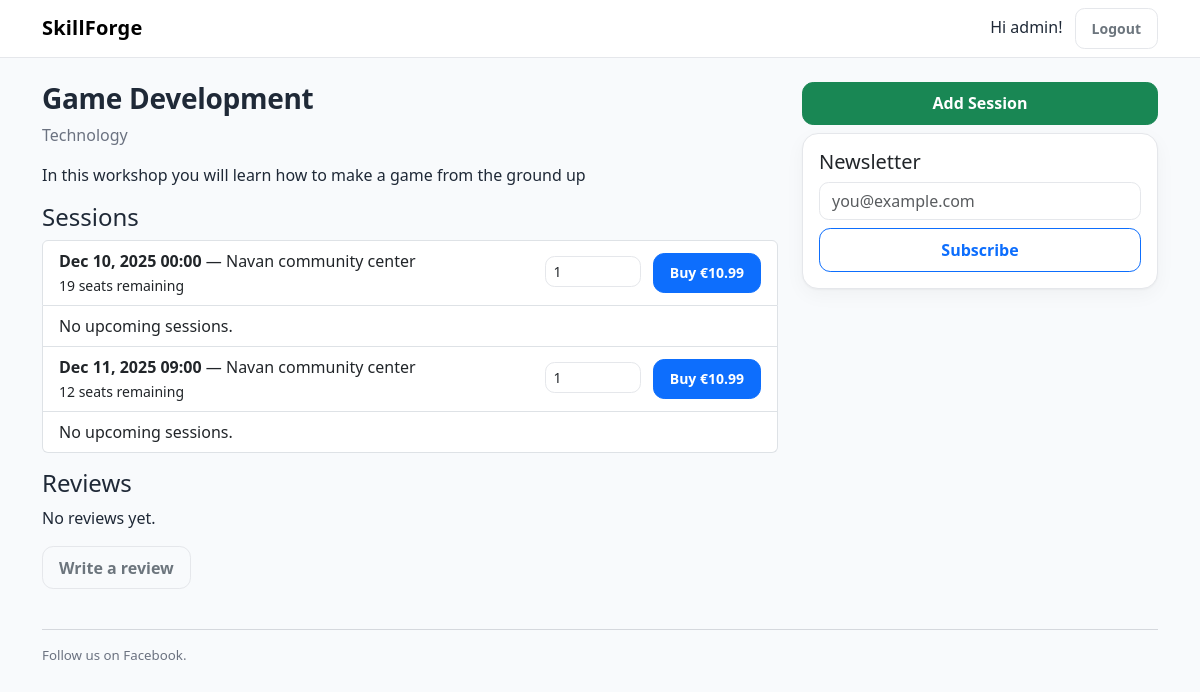
Page /w/game-development-1/ (signed in) on the committed database.
### workshops/models.py (models this page shows, shortened)
class Workshop(models.Model):
    category=models.ForeignKey(WorkshopCategory,on_delete=models.PROTECT,related_name="workshops")
    title=models.CharField(max_length=150)
    slug=models.SlugField(max_length=170, unique=True, blank=True)
    instructor=models.ForeignKey(Instructor,on_delete=models.PROTECT,related_name="workshops")
    short_description=models.CharField(max_length=200)
    description=models.TextField()
    base_price=models.DecimalField(max_digits=8, decimal_places=2, validators=[MinValueValidator(0)])
    image=models.ImageField(upload_to="workshops/", blank=True)
    is_active=models.BooleanField(default=True)
    created=models.DateTimeField(auto_now_add=True)
    class Meta: ordering=["-created"]

class WorkshopCategory(models.Model):
    name=models.CharField(max_length=80, unique=True)
    slug=models.SlugField(max_length=90, unique=True, blank=True)

class Session(models.Model):
    workshop=models.ForeignKey(Workshop,on_delete=models.CASCADE, related_name="sessions")
    starts_at=models.DateTimeField();
    ends_at=models.DateTimeField()
    capacity=models.PositiveIntegerField(default=12)
    seats_sold=models.PositiveIntegerField(default=0)
    location=models.CharField(max_length=180)
    @property
    def seats_remaining(self):
        return max(0, self.capacity - self.seats_sold)

### workshops/views.py (the view)
# urls.py: path("w/<slug:slug>/", views.detail, name="detail"),
def detail(request, slug):
    w = get_object_or_404(Workshop, slug=slug, is_active=True)
    return render(request, "workshops/detail.html", {"w": w, "sessions": w.sessions.order_by("starts_at"), "reviews": w.reviews.select_related("user")[:20]})

### templates/workshops/detail.html (shortened to what this page needs)
{% extends "base.html" %}
{% block content %}
<div class="row">
    <div class="col-md-8">
        <h2>{{ w.title }}</h2>
        <p class="text-muted">{{ w.category.name }}</p>
        <p>{{ w.description }}</p>
        <h4>Sessions</h4>
        <ul class="list-group mb-3">{% for s in sessions %}
            <li class="list-group-item d-flex justify-content-between align-items-center">
                <div>
                    <div><strong>{{ s.starts_at|date:"M d, Y H:i" }}</strong> — {{ s.location }}</div>
                    <small>{{ s.seats_remaining }} seats remaining</small>
                </div>
                <form method="post" action="{% url 'checkout:start' s.id %}">{% csrf_token %}
                    <input type="number" name="quantity" value="1" min="1" max="{{ s.seats_remaining }}"
                        class="form-control form-control-sm d-inline-block" style="width:6rem">
                    <button class="btn btn-primary btn-sm ms-2" {% if s.seats_remaining == 0 %}disabled{% endif %}>Buy
                        €{{ w.base_price }}</button>
                </form>
            </li>
            <li class="list-group-item">No upcoming sessions.</li>{% endfor %}
        </ul>
        <h4>Reviews</h4>
        <p>No reviews yet.</p>
        {% if user.is_authenticated %}
        <a class="btn btn-outline-secondary" href="{% url 'workshops:add_review' w.slug %}">Write a review</a>
        {% else %}<p><a href="{% url 'account_login' %}">Log in</a> to write a review.</p>{% endif %}
    </div>
    <div class="col-md-4">
        {% if user.is_staff %}<a class="btn btn-success w-100 mb-2" href="{% url 'workshops:add_session' w.slug %}">Add
            Session</a>{% endif %}
        <div class="card">
            <div class="card-body">
                <h5>Newsletter</h5>
                <form action="{% url 'marketing:subscribe' %}" method="post">{% csrf_token %}
                    <input type="email" name="email" required class="form-control" placeholder="you@example.com">
                    <button class="btn btn-outline-primary mt-2 w-100">Subscribe</button>
                </form>
            </div>
        </div>
    </div>
</div>{% endblock %}

### templates/base.html (shortened to what this page needs)
{% load static %}
<!doctype html>
<html lang="en">
<head>
    <link rel="stylesheet" href="https://cdn.jsdelivr.net/npm/bootstrap@5.3.3/dist/css/bootstrap.min.css">
    <link rel="stylesheet" href="{% static 'css/site.css' %}">
</head>
<body>
    <nav class="navbar navbar-expand-lg bg-light mb-4">
        <div class="container">
            <a class="navbar-brand" href="{% url 'workshops:home' %}">SkillForge</a>
            <div class="ms-auto">
                {% if user.is_authenticated %}
                <span class="me-2">Hi {{ user.username }}!</span>
                <a href="{% url 'account_logout' %}" class="btn btn-outline-secondary btn-sm">Logout</a>
                {% else %}
                <a href="{% url 'account_login' %}" class="btn btn-outline-primary btn-sm">Login</a>
                <a href="{% url 'account_signup' %}" class="btn btn-primary btn-sm">Sign Up</a>
                {% endif %}
            </div>
        </div>
    </nav>
    <main class="container">{% block content %}{% endblock %}</main>
    <footer class="container py-4">
        <hr>
        <p class="small">
            Follow us on <a href="https://facebook.com/your-page" rel="me nofollow" target="_blank">Facebook</a>.
        </p>
    </footer>
</body>
</html>

### marketing/static/css/site.css (style rules this page uses)
:root { --brand: #0d6efd; --brand-600: #0b5ed7; --bg: #f8fafc; --card: #ffffff; --text: #1f2937; --muted: #6b7280; --border: #e5e7eb; --warning: #d97706; --danger: #dc2626; --success: #16a34a; --shadow: 0 1px 2px rgba(0, 0, 0, .04), 0 6px 20px rgba(0, 0, 0, .04); }
* { box-sizing: border-box }
html, body { height: 100%; }
a { color: var(--brand); text-decoration: none }
h1, h2, h3 { font-weight: 700; letter-spacing: -.01em }
h2 { font-size: clamp(1.3rem, 1rem + 1.2vw, 1.75rem) }
body { font-family: ui-sans-serif, system-ui, -apple-system, "Segoe UI", Roboto, "Helvetica Neue", Arial; ; color: var(--text); background: var(--bg); line-height: 1.5; }
.navbar { background: #fff !important; border-bottom: 1px solid var(--border); }
.navbar .navbar-brand { font-weight: 800; letter-spacing: .2px; }
.navbar .btn { border-radius: .6rem; }
.container main, main.container { min-height: 60vh; }
main.container { min-height: 60vh }
.card { background: var(--card); border: 1px solid var(--border); border-radius: 1rem; box-shadow: var(--shadow); }
.btn { border-radius: .7rem; padding: .55rem 1rem; font-weight: 600; }
.btn-primary { background: var(--brand); border-color: var(--brand); }
.btn-outline-secondary { border-color: var(--border) }
.form-control, .form-select { border-radius: .6rem; border-color: var(--border); }
input[type="number"] { max-width: 8rem; }
footer.container { color: var(--muted); font-size: .95rem; }
footer a { color: inherit }
.text-muted { color:var(--muted) !important }

### rows in the picture
Workshop: title "Game Development", category.name "Technology", description "In this workshop you will learn how to make a game from the ground up", base_price "10.99"
Session: starts_at "Dec 10, 2025 00:00", location "Navan community center", seats_remaining "19"
Session: starts_at "Dec 11, 2025 09:00", location "Navan community center", seats_remaining "12"

### other values in the picture
{{ user.username }} "admin"
